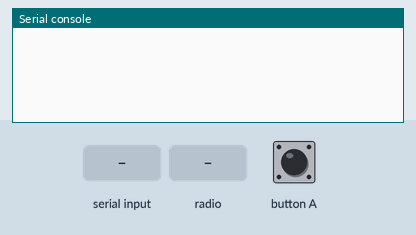
A program run on a simulated BBC micro:bit running MicroPython. Shown: the last lines printed to the serial console. The inputs (shaded band) are chosen by the test bench. No radio messages arrive unless stated (any console line starting 'radio sent:' is added by the test bench).

Above: at 1.2 s.
1.3 s: "50" typed at the serial console, then Enter
At 2.5 s:
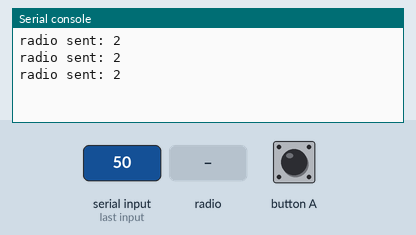
2.8 s: "10" typed at the serial console, then Enter
At 3.7 s:
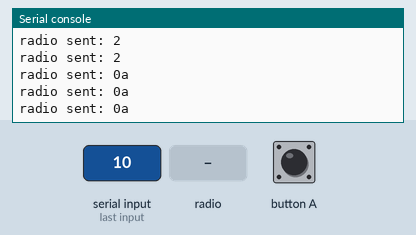
4.3 s: radio message "25" arrives
At 4.9 s:
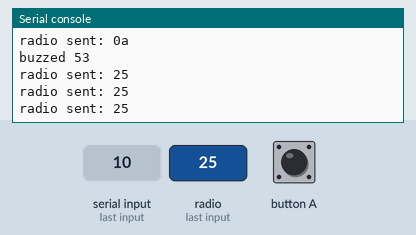
5.8 s: "30" typed at the serial console, then Enter
At 7.0 s:
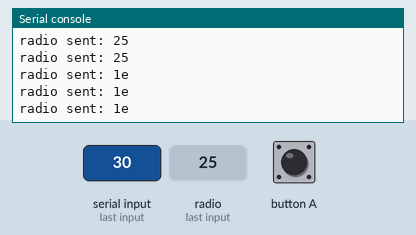
7.3 s: "35" typed at the serial console, then Enter
At 8.3 s:
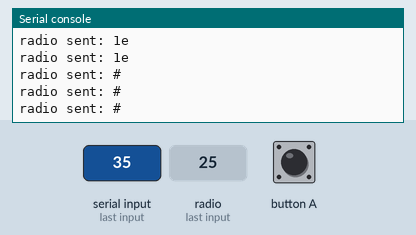
8.8 s: "15" typed at the serial console, then Enter
At 9.5 s:
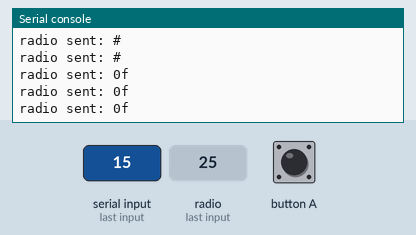

The program:

controller.py
```python
from microbit import uart, button_a #type: ignore
import radio #type: ignore
import time

class BuzzerController:
    def __init__(self):
        uart.init(baudrate=9600)

        # setup the radio module
        radio.config(group=16, power=7)
        radio.on()

        self.__waitingForBuzz = False
        self.__activeID = None

        self.__lastCommand = ""

    def sendMsg(self, array):
        try:
            for i in range(3):
                radio.send_bytes(bytes(array))
                time.sleep_ms(10)
        except ValueError:
            print("ERROR: Byte value out of range.")

    def mainloop(self):
        serialData = ""
        while True:
            # check radio data for buzz
            radioData = radio.receive_bytes()
            if radioData:
                if int(radioData[0]) == 50:
                    if self.__waitingForBuzz:
                        if self.__activeID is None:
                            self.__waitingForBuzz = False
                            self.__activeID = int(radioData[1])
                            print("buzzed", str(radioData[1]))

                            self.sendMsg([50, int(radioData[1])])
                        elif self.__activeID != int(radioData[1]):
                            self.sendMsg([55, int(radioData[1])])

            #! check for MACROS
            if button_a.is_pressed():
                if self.__lastCommand != "":
                    self.execute(self.__lastCommand)
                    time.sleep(0.1)

            # check serial data for command
            newByte = uart.read(1)
            if newByte is None:
                continue

            newChar = str(newByte, "utf-8")
            if newChar == "\n":
                self.__lastCommand = serialData
                self.execute(serialData)
                serialData = ""
            else:
                serialData += newChar

    def execute(self, serialData):
        #print(serialData)
        commands = serialData.split(";")
        for command in commands:
            try:
                commandArray = list(map(int, command.split()))
            except ValueError:
                print("ERROR: Non integer value in command string.")
                continue

            self.sendMsg(commandArray)

            if commandArray[0] == 10 or commandArray[0] == 25 or commandArray[0] == 30 or commandArray[0] == 35:
                self.__waitingForBuzz = True
                self.__activeID = None
            elif commandArray[0] == 15 or commandArray[0] == 20 or commandArray[0] == 60 or commandArray[0] == 75 or commandArray[0] == 85 or commandArray[0] == 50:
                self.__waitingForBuzz = False

controller = BuzzerController()
controller.mainloop()
```

Measured:
- after the input at 1.3 s, the serial console: prints a new line at once (image 1)
- after the input at 2.8 s, the serial console: prints a new line at once (image 2)
- after the input at 4.3 s, the serial console: prints a new line at once (image 3)
- after the input at 5.8 s, the serial console: prints a new line at once (image 4)
- after the input at 7.3 s, the serial console: prints a new line at once (image 5)
- after the input at 8.8 s, the serial console: prints a new line at once (image 6)
